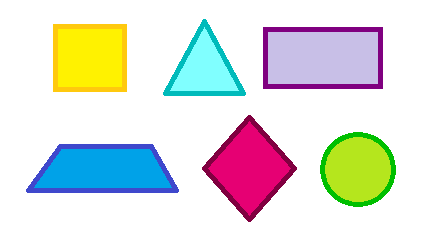
#> input picture Mision1-Control-de-Trayectoria/drone-cva/others/imagen.jpg, 431 x 241 px; its folder holds only this picture in this run
$ python -i main.py   (imports and definitions only)
#> lines starting #> are read from the running program, lines starting #| are printed output that depends on the picture; after the words box and inside, x2 and y2 are one past the last pixel; in counts of white or black regions, pixels touching at a corner belong together
#> further down, picture is the input picture: shape (241, 431, 3); mean B, G, R 219, 223.9, 222.5
# TERMINADO:
# Malla de regiones.
# Detecta cículos en el centro.
# Contador para los Circulos detectados en el centro.

# PENDIENTES:
# Detectar más figuras y moverse
# Detectar colores
# Interfaz web

import numpy as np
from djitellopy import Tello
import cv2, math, time

# region variables

# Define a dictionary to store the color ranges
color_ranges = {
  # (hue_min, sat_min, val_min), (hue_max, sat_max, val_max)
  'orange': {
    'lower': np.array([5, 100, 100]), # Minimum values of H, S, V for orange color
    'upper': np.array([20, 255, 255]) # Maximum values of H, S, V for orange color
  },
  'yellow': {
    'lower': np.array([20, 100, 100]), # Minimum values of H, S, V for yellow color
    'upper': np.array([30, 255, 255]) # Maximum values of H, S, V for yellow color
  },
  'green': {
    'lower': np.array([30, 50, 50]), # Minimum values of H, S, V for green color
    'upper': np.array([89, 255, 255]) # Maximum values of H, S, V for green color
  },
  'blue': {
    'lower': np.array([90, 50, 50]), # Minimum values of H, S, V for blue color
    'upper': np.array([130, 255, 255]) # Maximum values of H, S, V for blue color
  },
  'red': {
    'lower': np.array([165, 50, 50]), # Minimum values of H, S, V for red color
    'upper': np.array([180, 255, 255]) # Maximum values of H, S, V for red color
  }
}

# endregion variables

# region functions

# function to create a binary mask where pixels within the color range are white and others are black
def mask_color(image, lower_color, upper_color):
  mask = cv2.inRange(image, lower_color, upper_color)
  return mask

# Función para detectar círculos en una región de interés (ROI) de la imagen
def detect_figures(image):

    # Solicitamos las variables globales
    global circlesCount
    global lastUbiX, lastUbiY

    # Obtener las dimensiones del fotograma
    height, width = image.shape[:2]
#> height = 241; width = 431

    widthDivThree = width // 3
#> widthDivThree = 143
    heightDivThree = height // 3
#> heightDivThree = 80
    widthDivThreePtwo = 2 * widthDivThree
#> widthDivThreePtwo = 286
    heightDivThreePtwo = 2 * heightDivThree
#> heightDivThreePtwo = 160

    regiones = [
        [(0, 0), (widthDivThree, heightDivThree)],                                  # Región 1 (arriba a la izquierda)
        [(widthDivThree, 0), (widthDivThreePtwo, heightDivThree)],                  # Región 2 (arriba al centro)
        [(widthDivThreePtwo, 0), (width, heightDivThree)],                          # Región 3 (arriba a la derecha)
        [(0, heightDivThree), (widthDivThree, heightDivThreePtwo)],                 # Región 4 (centro a la izquierda)
        [(widthDivThree, heightDivThree), (widthDivThreePtwo, heightDivThreePtwo)], # Región 5 (centro central)
        [(widthDivThreePtwo, heightDivThree), (width, heightDivThreePtwo)],         # Región 6 (centro a la derecha)
        [(0, heightDivThreePtwo), (widthDivThree, height)],                         # Región 7 (abajo a la izquierda)
        [(widthDivThree, heightDivThreePtwo), (widthDivThreePtwo, height)],         # Región 8 (abajo al centro)
        [(widthDivThreePtwo, heightDivThreePtwo), (width, height)]                  # Región 9 (abajo a la derecha)
    ]

    # Convertir la imagen a escala de grises
    gray = cv2.cvtColor(image, cv2.COLOR_BGR2GRAY)
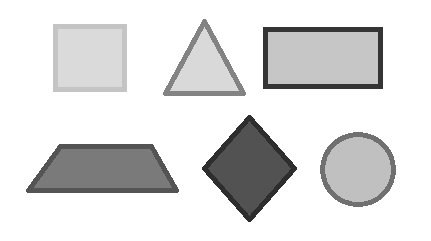
#> gray: shape (241, 431); min 46, max 255, mean 222.9

    # Aplicar suavizado para reducir el ruido
    gray_blurred = cv2.GaussianBlur(gray, (9, 9), 2)
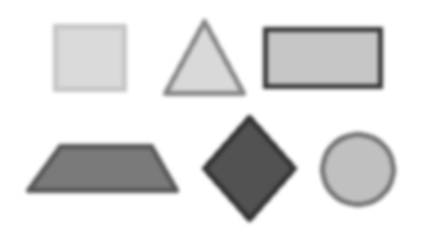
#> gray_blurred: shape (241, 431); min 54, max 255, mean 222.9

    # Detectar círculos utilizando la transformada de Hough      resolución - dist entre centros - sensibilidad bordes - votos necesarios - tamaño de radios min y max (0 = todos)
    circles = cv2.HoughCircles(gray_blurred, cv2.HOUGH_GRADIENT, dp=1, minDist=500, param1=175, param2=55, minRadius=0, maxRadius=0)
#> circles = [[357.5, 169.5, 37.2]]

    # Dibujar las regiones en la imagen
    for i, (p1, p2) in enumerate(regiones, start=1):
        cv2.rectangle(image, p1, p2, (255, 255, 255), 2)
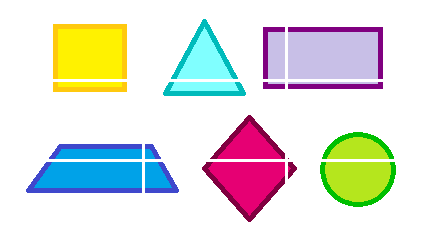
#> image: shape (241, 431, 3); 1.91% of pixels changed, all inside (x1, y1, x2, y2) = (47, 27, 395, 193)
        # Poner texto guía
        #cv2.putText(image, f"Cuadrante {i}", (p1[0], p1[1]+50), cv2.FONT_HERSHEY_SIMPLEX, 0.5, (0, 0, 0), 2)

    if circles is not None:

        # Redondear las coordenadas de los círculos detectados
        circles = np.round(circles[0, :]).astype("int")
#> circles = [[358, 170, 37]]

        for (x_circle, y_circle, r) in circles:

            # Guardamos la ubicación actual del círculo
            actualUbiX = x_circle
            actualUbiY = y_circle

            # Preguntar si está en el centro la figura
            if (x_circle >= widthDivThree and x_circle <= widthDivThreePtwo) and (y_circle >= heightDivThree and y_circle <= heightDivThreePtwo):

                # Dibujar el círculo y su centro en el fotograma original
                cv2.circle(image, (x_circle, y_circle), r, (0, 255, 0), 4)
                cv2.rectangle(image, (x_circle - 5, y_circle - 5), (x_circle + 5, y_circle + 5), (0, 128, 255), -1)
                cv2.putText(image, "Circle", (x_circle, y_circle), cv2.FONT_HERSHEY_SIMPLEX, 0.5, (0, 0, 0), 1)

                # Pregunta si es el mismo círculo de la posición pasada
                if (lastUbiX >= widthDivThree and lastUbiX <= widthDivThreePtwo) and (lastUbiY >= heightDivThree and lastUbiY <= heightDivThreePtwo):
                    # No hace nada xd
                    pass
                else:
                    # Mostrar la cantidad de círculos detectados +1
                    circlesCount += 1
                    print("circlesCount:", circlesCount)

            # Actualiza la posición del cículo por si está en otra región
            lastUbiX = actualUbiX
            lastUbiY = actualUbiY
#> this loop made 1 pass
#> (x_circle, y_circle, r, actualUbiX, actualUbiY, lastUbiX, lastUbiY) on pass 1: (358, 170, 37, 358, 170, 358, 170)
#> after the loop, circlesCount = 0

    # Apply umbrella filter to detect edges
    edges = cv2.Canny(gray_blurred, 100, 200)
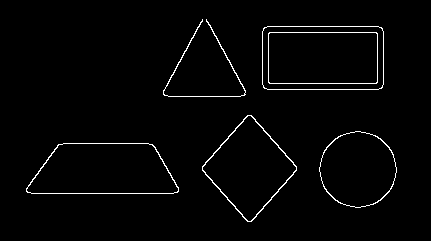
#> edges: shape (241, 431); 2% white in thin lines or dots, all inside (x1, y1, x2, y2) = (26, 19, 397, 222)

    # Find contours in the umbrellaed image
    contours, _ = cv2.findContours(edges, cv2.RETR_EXTERNAL, cv2.CHAIN_APPROX_SIMPLE)
#> contours = 5 contours; box (x1, y1, x2, y2) and area: (262, 26, 384, 90) 7589, (26, 143, 179, 194) 6274, (202, 115, 297, 222) 5392, (319, 131, 397, 208) 4511, (163, 19, 246, 97) 79

    # Draw the contours on the image
    for contour in contours:
        # Aproximar la forma del contorno a una forma más simple
        epsilon = 0.04 * cv2.arcLength(contour, True)
        approx = cv2.approxPolyDP(contour, epsilon, True)

        # Determinar el tipo de forma
        sides = len(approx)
        shape = ""
        x, y, w, h = cv2.boundingRect(approx)
        blue_mask = mask_color(hsv_image, color_ranges['blue']['lower'], color_ranges['blue']['upper'])
        if sides == 3 and blue_mask is not None:
            # Calcular si es un triángulo equilátero
            # aspect_ratio = float(w) / h
            # if 0.90 <= aspect_ratio <= 1.10:
            shape = "Triangle"
        elif sides == 4:
            # Calcular el rectángulo delimitador para verificar si es un cuadrado
            aspect_ratio = float(w) / h
            if 0.90 <= aspect_ratio <= 1.10:
                shape = "Cuadrado"

        elif sides == 5:
            #pass
            # aspect_ratio = float(w) / h
            # if 0.90 <= aspect_ratio <= 1.10:
            shape = "Pentágono"

        # Obtener el centroide de la figura
        M = cv2.moments(contour)
        if M["m00"] != 0:
            cX = int(M["m10"] / M["m00"])
            cY = int(M["m01"] / M["m00"])
            if (cX >= widthDivThree and cX <= widthDivThreePtwo) and (cY >= heightDivThree and cY <= heightDivThreePtwo):
                if shape == "Cuadrado":
                    cv2.rectangle(image, (x, y), (x+w, y+h), (0, 255, 0), 4)
                    cv2.circle(image, (cX, cY), (x+w)//100, (0, 128, 255), -1)
                if shape == "Cuadrado": pass
                    # cv2.rectangle(image, (x, y), (x+w, y+h), (0, 255, 0), 4)
                    # cv2.circle(image, (cX, cY), (x+w)//100, (0, 128, 255), -1)
                elif shape == "Triangle":
                    print("Triangle detected")
                    # Dibujar el triángulo en la imagen
                    #cv2.polylines(image, [contour], isClosed=True, color=(0, 255, 0), thickness=2)
                    # cv2.circle(image, (cX, cY), (x+w)//100, (0, 128, 255), -1)
                    cv2.bitwise_and(image, image, mask=[contour])
#> this loop made 1 pass
#> (epsilon, approx, sides, shape, x, y, w, h) on pass 1: (14.66, [[26, 188], [178, 191], [148, 143], [58, 144]], 4, '', 26, 143, 153, 49)
    return image
# endregion functions

# region main

# Inicializamos el objeto Tello
# [1 line that did not run here, left out]

# Conectamos con el Tello
# [15 lines not run here, left out]

# Obtenemos el frame del video
# [1 line that did not run here, left out]

circlesCount = 0
lastUbiX = 0
lastUbiY = 0

# [35 lines not run here, left out]

#endregion main

>>> import cv2
>>> picture = cv2.imread('others/imagen.jpg')
#> (the run stopped early here; a loop or call above may not have finished)

$ run again, on Mision1-Control-de-Trayectoria/drone-cva/others/shapes.jpg
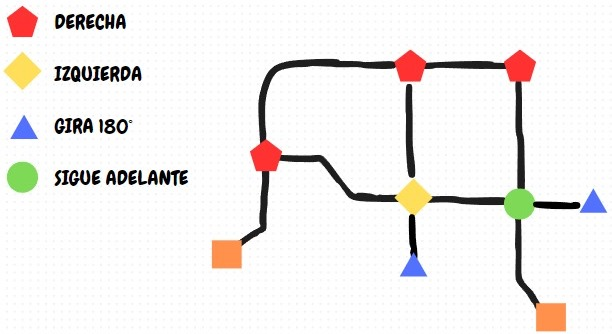
#> input picture Mision1-Control-de-Trayectoria/drone-cva/others/shapes.jpg, 612 x 334 px
#> picture is the input picture: shape (334, 612, 3); mean B, G, R 235.8, 237.7, 240.7
#> circles = None
#> after the loop in detect_figures, `for i, (p1, p2) in enumerate(regiones, start=1):`:
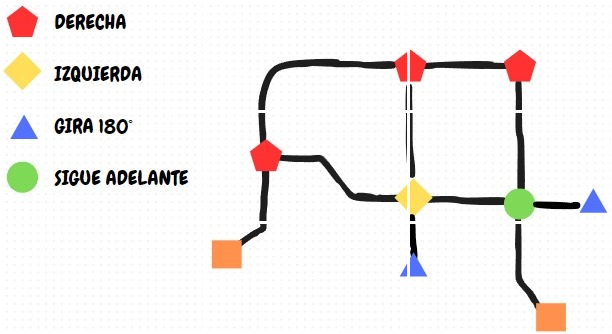
#> image: shape (334, 612, 3); 2.38% of pixels changed, all inside (x1, y1, x2, y2) = (0, 0, 612, 334)
#> in detect_figures, `edges = cv2.Canny(gray_blurred, 100, 200)`:
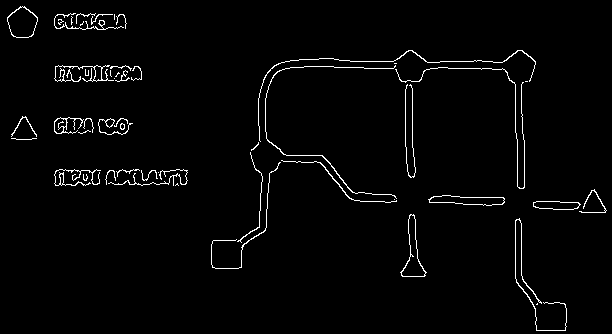
#> edges: shape (334, 612); 2.2% white in thin lines or dots
#> contours = 50 contours, 32 with area under 20; largest, box (x1, y1, x2, y2) and area: (7, 6, 38, 38) 690, (400, 214, 427, 277) 608, (428, 195, 505, 206) 504, (533, 201, 581, 210) 312, (54, 117, 84, 134) 166
#> the loop in detect_figures, `for contour in contours:` made 1 pass
#> (epsilon, approx, sides, shape, x, y, w, h) on pass 1: (0.137, [[537, 303], [536, 304], [537, 304]], 3, '', 536, 303, 2, 2)
